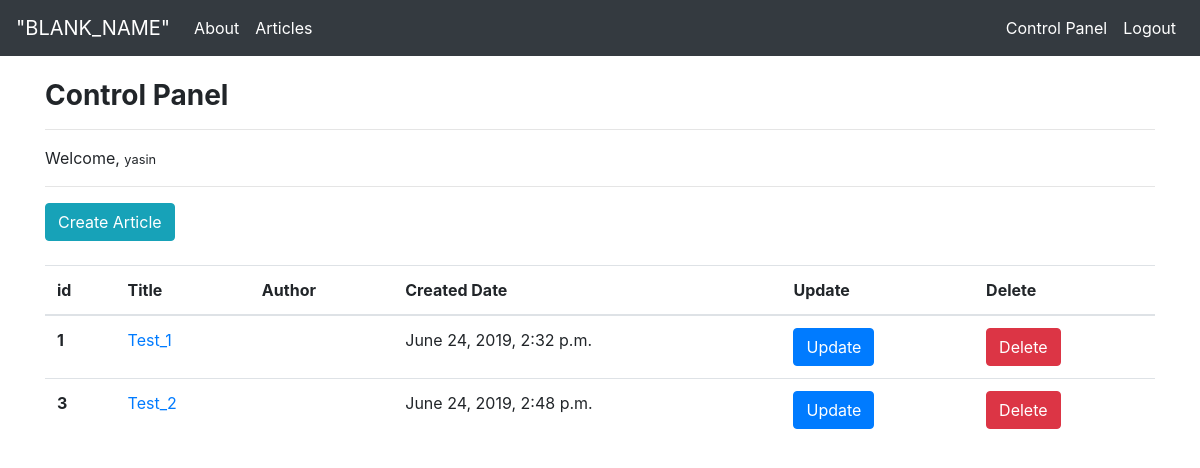
/articles/dashboard/ (signed in), run on an earlier commit of the app's database.
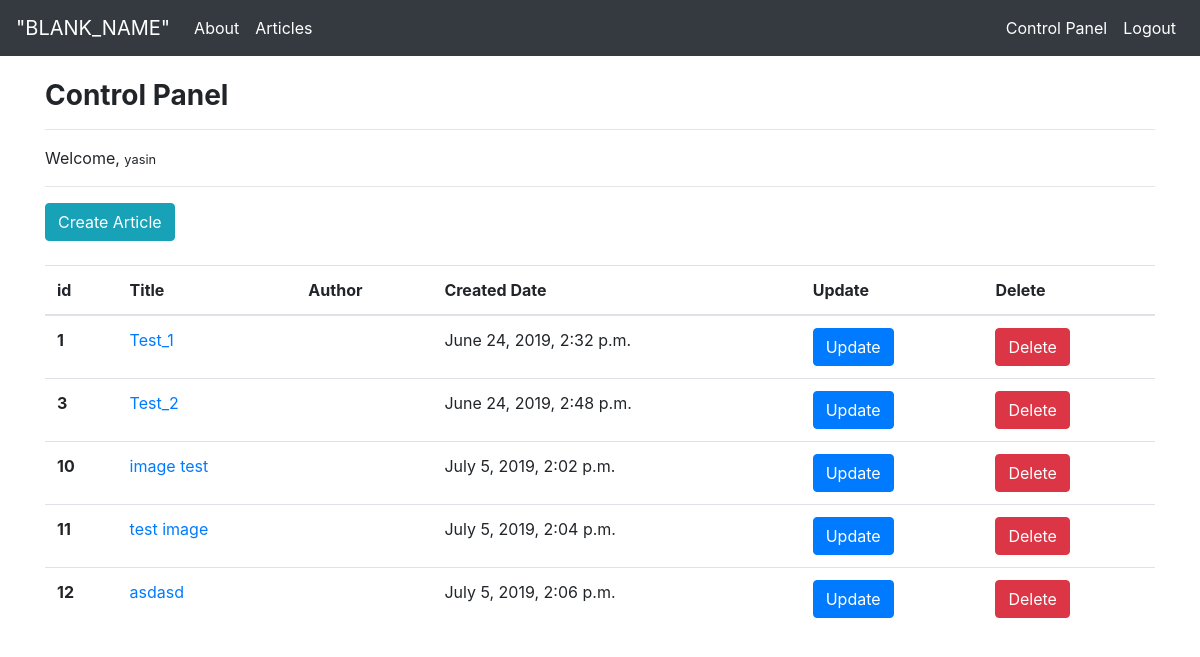
And on a later commit of the database.
### article/models.py (models this page shows, shortened)
class Article(models.Model):
    author = models.ForeignKey("auth.User", on_delete = models.CASCADE,verbose_name = "Author")
    title = models.CharField(max_length = 50, verbose_name = "Title")
    content = RichTextField()
    created_date = models.DateTimeField(auto_now_add=True, verbose_name = "Date Created")
    article_image = models.FileField(blank=True, null=True, verbose_name="Add image")

### article/views.py (the view)
# urls.py: path('dashboard/', views.dashboard, name="dashboard"),
def dashboard(request):
    articles = Article.objects.filter(author=request.user)
    context = {
        "articles":  articles
    }
    return render(request, template_name = "dashboard.html", context=context)

### templates/dashboard.html
{% extends "layout.html" %}
{% block body %}
        <br>
    <h3><strong>Control Panel</strong></h3>
        <hr>
    <p>Welcome, <small> {{ request.user.username }} </small></p>
        <hr>
    <a class="btn btn-info" href="/articles/addarticle">Create Article</a>
        <br>
        <br>
    {% if articles %}
        <table class="table table-hover">
            <thead>
                <tr>
                    <th scope="col">id</th>
                    <th scope="col">Title</th>
                    <th scope="col">Author</th>
                    <th scope="col">Created Date</th>
                    <th scope="col">Update</th>
                    <th scope="col">Delete</th>
                </tr>
            </thead>
            <tbody>
                {% for article in articles %}
                    <tr>
                        <th scope="row">{{ article.id }}</th>
                        <td><a href="/articles/article/{{article.id}}">{{ article.title }}</a></td>
                        <td>{{ article.username }}</td>
                        <td>{{ article.created_date }}</td>
                        <td><a class="btn btn-primary" href="/articles/update/{{article.id}}">Update</a></td>
                        <td><a class="btn btn-danger" href="/articles/delete/{{article.id}}">Delete</a></td>
                    </tr>
                {% endfor %}
            </tbody>
        </table>
    {% else %}
        <div class="alert alert-info">
            You have no articles yet.
        </div>
    {% endif %}
{% endblock body %}

### templates/layout.html (shortened to what this page needs)
<!DOCTYPE html>
{% load static %}
<html lang="en">
<head>
    <link rel="stylesheet" href="{% static 'css/bootstrap.min.css' %}">
</head>
<body>
    {% include "includes/navbar.html" %}
    <div style="margin-top: 55px;" class="container">
        {% block body %}
        {% endblock body %}
    </div>
</body>
</html>

### templates/includes/navbar.html (shortened to what this page needs)
<nav class="navbar navbar-expand-md navbar-dark fixed-top bg-dark">
    <a class="navbar-brand" href="/">"BLANK_NAME"</a>
    <div class="collapse navbar-collapse" id="navbarCollapse">
        <ul class="navbar-nav mr-auto">
            <li class="nav-item active">
                <a class="nav-link" href="/about">About</a>
            </li>
            <li class="nav-item active">
                <a class="nav-link" href="/articles">Articles</a>
            </li>
        </ul>
        <ul class="navbar-nav ml-auto">
            {% if request.user.is_authenticated %}
            <li class="nav-item active">
                    <a class="nav-link" href="/articles/dashboard">Control Panel</a>
                </li>
                <li class="nav-item active">
                    <a class="nav-link" href="/user/logout">Logout</a>
                </li>
            {% endif %}
        </ul>
    </div>
</nav>

What changed in the data, as far as the page shows it:
added Article: id "10", title "image test", created_date "July 5, 2019, 2:02 p.m."
added Article: id "11", title "test image", created_date "July 5, 2019, 2:04 p.m."
added Article: id "12", title "asdasd", created_date "July 5, 2019, 2:06 p.m."
